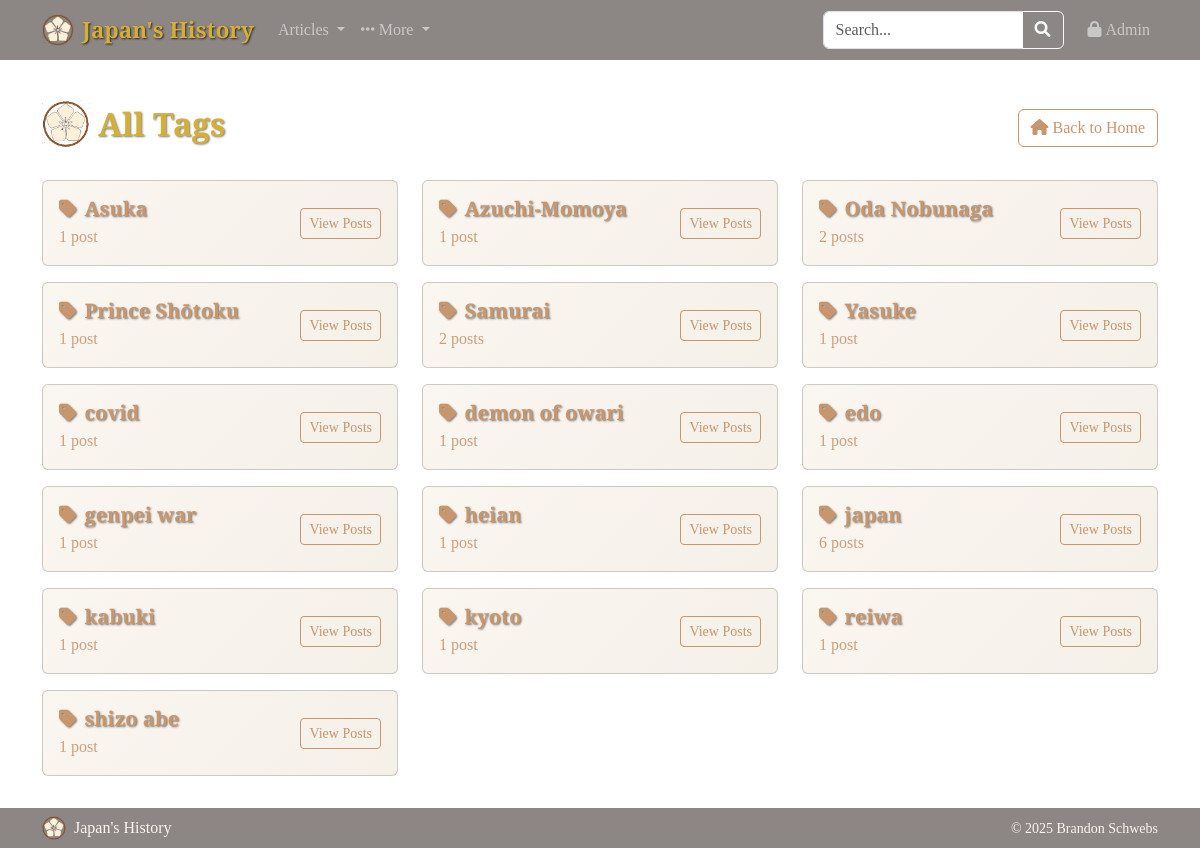
The app's page /tags, older data.
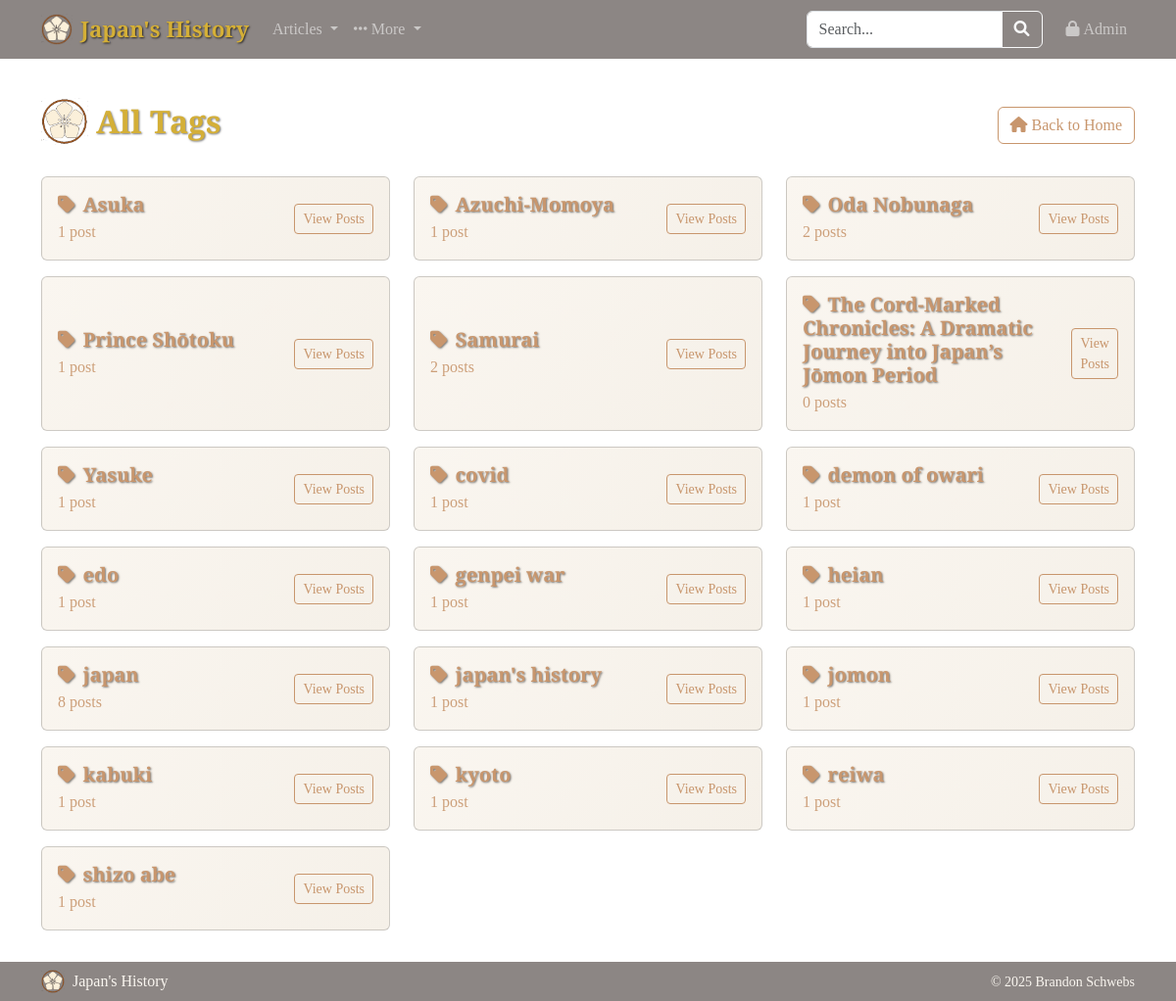
The same page, newer data.
### tables this page shows
CREATE TABLE tags (
                id INTEGER PRIMARY KEY AUTOINCREMENT,
                name TEXT UNIQUE NOT NULL,
                slug TEXT UNIQUE NOT NULL,
                created_at TIMESTAMP DEFAULT CURRENT_TIMESTAMP
            );

### routes/search.py (the view)
@search.route('/tags')
def all_tags():
    tags = TagModel.get_all_tags()
    return render_template('search/tags.html', tags=tags)

### forms.py
class SearchForm(FlaskForm):
    query = StringField('Search', validators=[Length(max=200)], render_kw={"placeholder": "Search posts..."})
    submit = SubmitField('Search')

### models.py (called while the page is built)
def get_db():
    db = getattr(g, '_database', None)
    if db is None:
        db = g._database = sqlite3.connect(current_app.config['DATABASE'])
        db.row_factory = sqlite3.Row
    return db

    @staticmethod
    def get_introduction_post():
        db = get_db()
        return db.execute('''
            SELECT p.* FROM posts p
            JOIN categories c ON p.category_id = c.id
            WHERE c.slug = 'introduction'
            LIMIT 1
        ''').fetchone()

    @staticmethod
    def get_all_tags():
        db = get_db()
        return db.execute('''
            SELECT t.*, COUNT(pt.post_id) as post_count
            FROM tags t
            LEFT JOIN post_tags pt ON t.id = pt.tag_id
            GROUP BY t.id
            ORDER BY t.name
        ''').fetchall()

### routes/search.py (called while the page is built)
@search.app_context_processor
def inject_search_form():
    return {'search_form': SearchForm(), 'is_admin_logged_in': is_admin_logged_in()}

### utils.py (called while the page is built)
def is_admin_logged_in():
    return session.get('admin_logged_in', False)

### templates/search/tags.html (shortened to what this page needs)
{% extends "base.html" %}
{% block content %}
<div class="row">
    <div class="col-12">
        <div class="d-flex justify-content-between align-items-center mb-4">
            <h1 class="d-flex align-items-center" style="font-size: 2rem;"><img src="{{ url_for('static', filename='img/Japanese History Blog Logo - Styled.png') }}" alt="Japan's History Logo" class="me-2" style="height: 48px; width: 48px;">All Tags</h1>
            <a href="{{ url_for('main.index') }}" class="btn btn-outline-secondary">
                <i class="fas fa-home me-1"></i>Back to Home
            </a>
        </div>
        {% if tags %}
            <div class="row">
                {% for tag in tags %}
                <div class="col-md-6 col-lg-4 mb-3">
                    <div class="card h-100">
                        <div class="card-body d-flex justify-content-between align-items-center">
                            <div>
                                <h5 class="card-title mb-1">
                                    <a href="{{ url_for('search.posts_by_tag', slug=tag.slug) }}"
                                       class="text-decoration-none"
                                       style="color: var(--accent-copper) !important;">
                                        <i class="fas fa-tag me-2"></i>{{ tag.name }}
                                    </a>
                                </h5>
                                <p class="card-text text-muted mb-0">
                                    {{ tag.post_count }} post{{ 's' if tag.post_count != 1 else '' }}
                                </p>
                            </div>
                            <a href="{{ url_for('search.posts_by_tag', slug=tag.slug) }}"
                               class="btn btn-outline-primary btn-sm">
                                View Posts
                            </a>
                        </div>
                    </div>
                </div>
                {% endfor %}
            </div>
        {% endif %}
    </div>
</div>
{% endblock %}

Row changes from the older to the newer data that the page shows:
added tags: name "The Cord‑Marked Chronicles: A Dramatic Journey into Japan’s Jōmon Period", post_count "0", post_count "s"
computed for tags "japan": post_count "6" → "8"
added tags: name "japan's history", post_count "1"
added tags: name "jomon", post_count "1"
